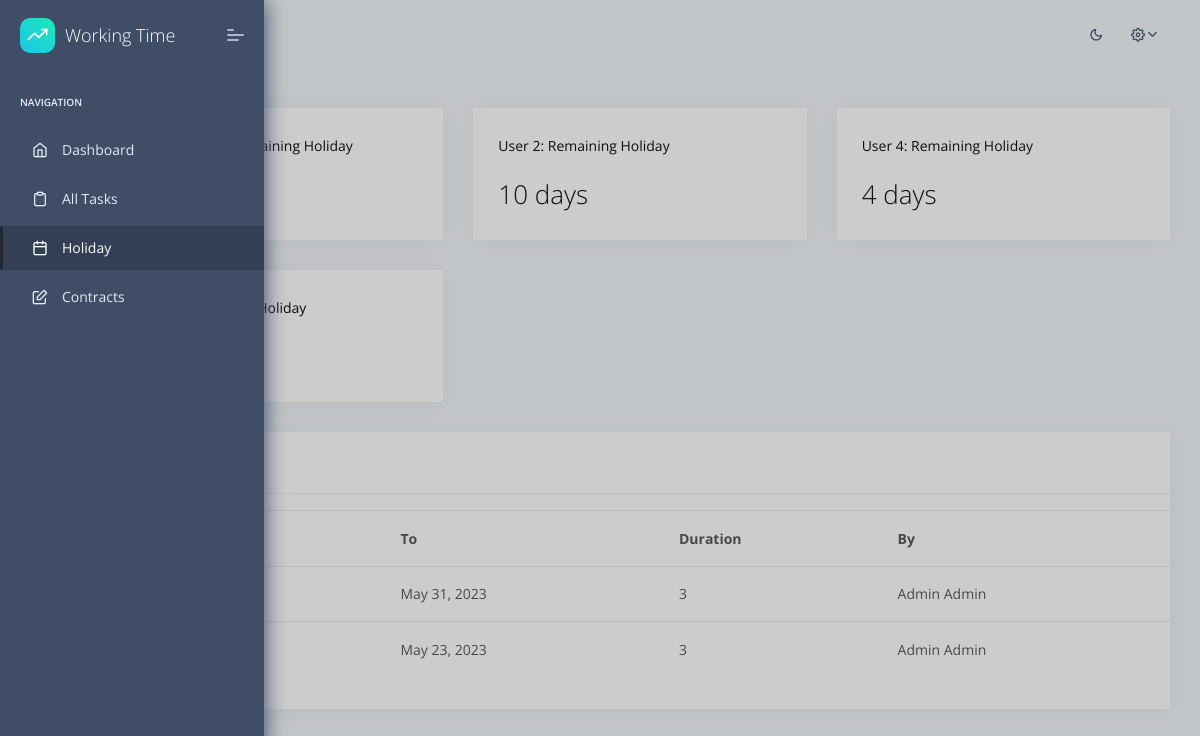
/holidays/ (signed in), run on the app's committed database.
### apps/home/models.py (models this page shows, shortened)
class Contract(models.Model):
    id = models.AutoField(primary_key=True)
    user = models.ForeignKey(User, on_delete=models.CASCADE, related_name='user', default=None, null=False, blank=True)
    contract_start_date = models.DateField(default=None, null=True, blank=True)
    contract_end_date = models.DateField(default=None, null=True, blank=True)
    hours_per_week = models.FloatField(default=0)
    carry_over_hours_from_last_semester = models.FloatField(default=0, help_text='Usually 0, in the contract overview you can let the number be calculated from the last semester. Only change if you know what you are doing.')
    carry_over_holiday_hours_from_last_semester = models.FloatField(default=0, help_text='Usually 0, in the contract overview you can let the number be calculated from the last semester. Only change if you know what you are doing.')
    supervisor = models.ForeignKey(User, on_delete=models.CASCADE, related_name='supervisor', default=None, null=True, blank=True)
    added = models.DateTimeField(auto_now_add=True)
    updated = models.DateTimeField(auto_now=True)
    class Meta:
        verbose_name = 'Contract'
        verbose_name_plural = 'Contracts'
        ordering = ['id']

class Holiday(models.Model):
    id = models.AutoField(primary_key=True)
    from_date = models.DateField()
    to_date = models.DateField()
    by_id = models.ForeignKey(User, on_delete=models.CASCADE)
    added = models.DateTimeField(auto_now_add=True)
    updated = models.DateTimeField(auto_now=True)
    class Meta:
        verbose_name = 'Holiday'
        verbose_name_plural = 'Holidays'
        ordering = ['id']

### apps/home/views.py (the view, shortened to what this page needs)
# urls.py: path('holidays/', views.holidays, name='holidays'),
@login_required(login_url="/login/")
def holidays(request: HttpRequest):
    logged_user = request.user
    if is_supervisor(logged_user) or is_shkofficer(logged_user):
        shks_data = []
        if is_supervisor(logged_user):
            shks = Contract.objects.filter(supervisor=logged_user) # TODO: filter out shks that are not active anymore
        else:
            shks = [Contract.objects.filter(user=user).first() for user in User.objects.filter(groups__name='shk')]
        for shk in shks:
            holiday_entitlement, not_taken_holidays, taken_holidays_days, remaining_holidays = calc_holiday(shk.user)
            shks_data.append({
                'contract': shk,
                'remaining_holidays': remaining_holidays,
            })
        holidays = Holiday.objects.filter(by_id__in=[shk.user for shk in shks]).order_by('-from_date') # no filtering nessesary since we only get shks that are active
        context = {
            'segment': 'holidays',
            'holidays': holidays,
            'shks_data': shks_data,
        }
        html_template = loader.get_template('home/holidays_supervisor.html')
    return HttpResponse(html_template.render(context, request))

### apps/context_processors.py (called while the page is built)
def cfg_assets_root(request):
    return { 'ASSETS_ROOT' : settings.ASSETS_ROOT }

### apps/home/templatetags/date_extras.py (called while the page is built)
@register.filter
def busdays(value, arg):
    free_days = get_free_days(value, arg)
    return business_days(value, arg) - len(free_days.keys())

### apps/home/views.py (called while the page is built)
def get_free_days(from_date: dt.date, to_date: dt.date) -> dict:
    all_holidays = hd.country_holidays("DE", subdiv = "SN", years = [y for y in range(from_date.year, to_date.year + 1)])
    free_days = {}
    for date, name in sorted(all_holidays.items()):
        if from_date <= date <= to_date:
            free_days[date] = name
    return free_days

def get_employment_time(user: User) -> Tuple[dt.date, dt.date]:
    start_dates = [contract.contract_start_date for contract in Contract.objects.filter(user=user) if contract.contract_start_date <= dt.date.today() <= contract.contract_end_date]
    end_dates = [contract.contract_end_date for contract in Contract.objects.filter(user=user) if contract.contract_start_date <= dt.date.today() <= contract.contract_end_date]
    if len(start_dates) == 0 or len(end_dates) == 0:
        start_date = Contract.objects.filter(user=user).order_by('-contract_end_date').first().contract_start_date
        end_date = Contract.objects.filter(user=user).order_by('-contract_end_date').first().contract_end_date
        return start_date, end_date
    return min(start_dates), max(end_dates)

def business_days(from_date: dt.date, to_date: dt.date) -> int:
    if to_date.weekday() >= 5:
        return np.busday_count(from_date, to_date)
    else:
        return np.busday_count(from_date, to_date) + 1

def is_supervisor(user: User) -> bool:
    return user.groups.filter(name='supervisor').exists()

### apps/templates/home/holidays_supervisor.html (shortened to what this page needs)
{% extends "layouts/base.html" %}
{% load date_extras %}
{% block content %}
    <div class="pcoded-main-container">
        <div class="pcoded-wrapper">
            <div class="pcoded-content">
                <div class="pcoded-inner-content">
                    <div class="main-body">
                        <div class="page-wrapper">
                            <div class="row">
                                {% for shk_data in shks_data %}
                                    <div class="col-md-12 col-xl-4">
                                        <div class="card yearly-sales">
                                            <div class="card-block">
                                                <h6 class="mb-4">{{shk_data.contract.user.first_name}} {{shk_data.contract.user.last_name}}: Remaining Holiday</h6>
                                                <div class="row d-flex align-items-center">
                                                    <div class="col-9">
                                                        <h3 class="f-w-300 d-flex align-items-center  m-b-0">{{ shk_data.remaining_holidays|floatformat }} days</h3>
                                                    </div>
                                                </div>
                                            </div>
                                        </div>
                                    </div>
                                {% endfor %}
                                <div class="col-xl-12 col-md-6">
                                    <div class="card Recent-Users">
                                        <div class="card-header">
                                            <h5>Taken Holidays</h5>
                                        </div>
                                        <div class="card-block px-0 py-3">
                                            <div class="table-responsive">
                                                <table class="table table-hover">
                                                    <thead>
                                                        <tr>
                                                            <th>From</th>
                                                            <th>To</th>
                                                            <th>Duration</th>
                                                            <th>By</th>
                                                        </tr>
                                                    </thead>
                                                    <tbody>
                                                        {% for holiday in holidays %}
                                                            <tr>
                                                                <td>{{ holiday.from_date }}</td>
                                                                <td>{{ holiday.to_date }}</td>
                                                                <td>{{ holiday.from_date|busdays:holiday.to_date }}</td>
                                                                <td>{{holiday.by_id.first_name}} {{holiday.by_id.last_name}}</td>
                                                            </tr>
                                                        {% endfor %}
                                                    </tbody>
                                                </table>
                                            </div>
                                        </div>
                                    </div>
                                </div>
                            </div>
                        </div>
                    </div>
                </div>
            </div>
        </div>
    </div>
{% endblock content %}

### data on the page
Contract: contract.user.first_name "User", contract.user.last_name "2", remaining_holidays "10"
Contract: contract.user.first_name "User", contract.user.last_name "4", remaining_holidays "4"
Holiday: to_date "May 31, 2023", from_date|busdays "3", by_id.first_name "Admin", by_id.last_name "Admin"
Holiday: to_date "May 23, 2023", from_date|busdays "3", by_id.first_name "Admin", by_id.last_name "Admin"
